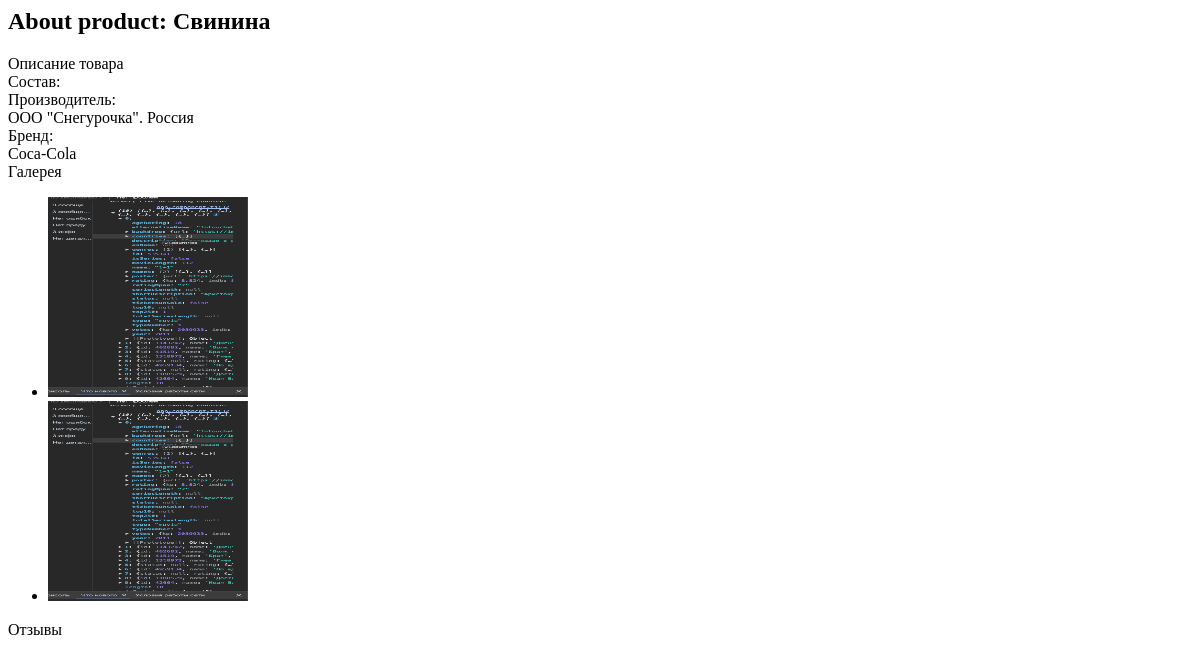
/product/about_product/3/, run on an earlier commit of the app's database.
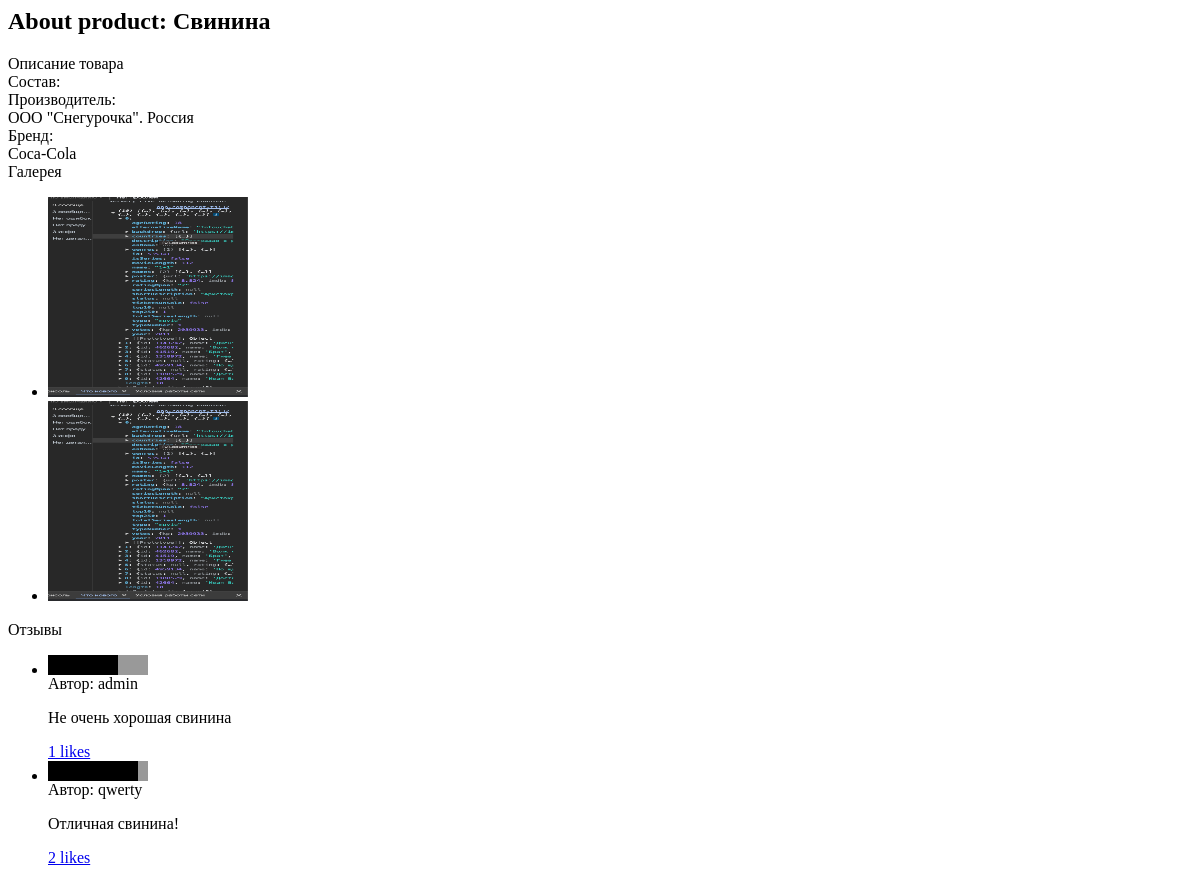
And on a later commit of the database.
### product/models.py (models this page shows, shortened)
class ProductImage(models.Model):
    image = models.ImageField(upload_to="images/")
    product = models.ForeignKey("Product", on_delete=models.CASCADE)

class ProductReview(models.Model):
    user = models.ForeignKey(User, on_delete=models.CASCADE)
    product = models.ForeignKey(Product, on_delete=models.CASCADE, related_name="reviews")
    text = models.TextField(max_length=1000)
    rating = models.IntegerField()
    class Meta:
        constraints = [
            models.UniqueConstraint(
                fields=["user", "product"], name="product_review__constraint"),
            models.CheckConstraint(
                check=Q(rating__gte=0) & Q(rating__lte=10),
                name="rating_check",
                violation_error_message="Provide rating value between 0 and 10"
            )
        ]

### product/views.py (the view)
# urls.py: path("about_product/<int:product_id>/", views.about_product, name="about_product"),
def about_product(request, product_id):
    product = get_object_or_404(Product, pk=product_id)
    return render(request, "product/about.html", {"product": product})

### product/templates/product/about.html
<h2>About product: {{ product.title }}</h2>
<div>
    <div>Описание товара</div>
    <div>Состав: <br> {{ product.ingredients }} </div>
    <div>Производитель: <br> {{ product.manufacturer.title }}. {{ product.manufacturer.country }}</div>
    <div>Бренд: <br> {{ product.brand.brand_name }}</div>
    <div>
        <div>Галерея</div>
        <ul>
            {% for image in product.productimage_set.all %}
            <li>
                <img src="{{ image.image.url }}" alt="cartinka" style="width: 200px; height: 200px">
            </li>
            {% endfor %}
        </ul>
    </div>
    <div>
        <div>Отзывы</div>
        <ul>
            {% for review in product.reviews.all %}
            <li>
                <div style="display: flex;">
                    {% with ""|center:10 as range %}
                        {% for _ in range %}
                            {% if forloop.counter <= review.rating %}
                                <div style="width: 10px; height: 20px; background-color: #000;"></div>
                            {% else %}
                                <div style="width: 10px; height: 20px; background-color: #999;"></div>
                            {% endif %}
                        {% endfor %}
                    {% endwith %}
                </div>
                <div>Автор: {{ review.user }}</div>
                <p>{{ review.text }}</p>
                <div><a href="{% url "product:add_like_on_review" review.id %}?next={{ request.get_full_path|urlencode }}">{{ review.likes.count }} likes</a></div>
            </li>
            {% endfor %}
        </ul>
    </div>
</div>

What changed in the data, as far as the page shows it:
added ProductReview: rating 7 (drawn), user "admin", text "Не очень хорошая свинина", likes.count "1"
added ProductReview: rating 9 (drawn), user "qwerty", text "Отличная свинина!", likes.count "2"
